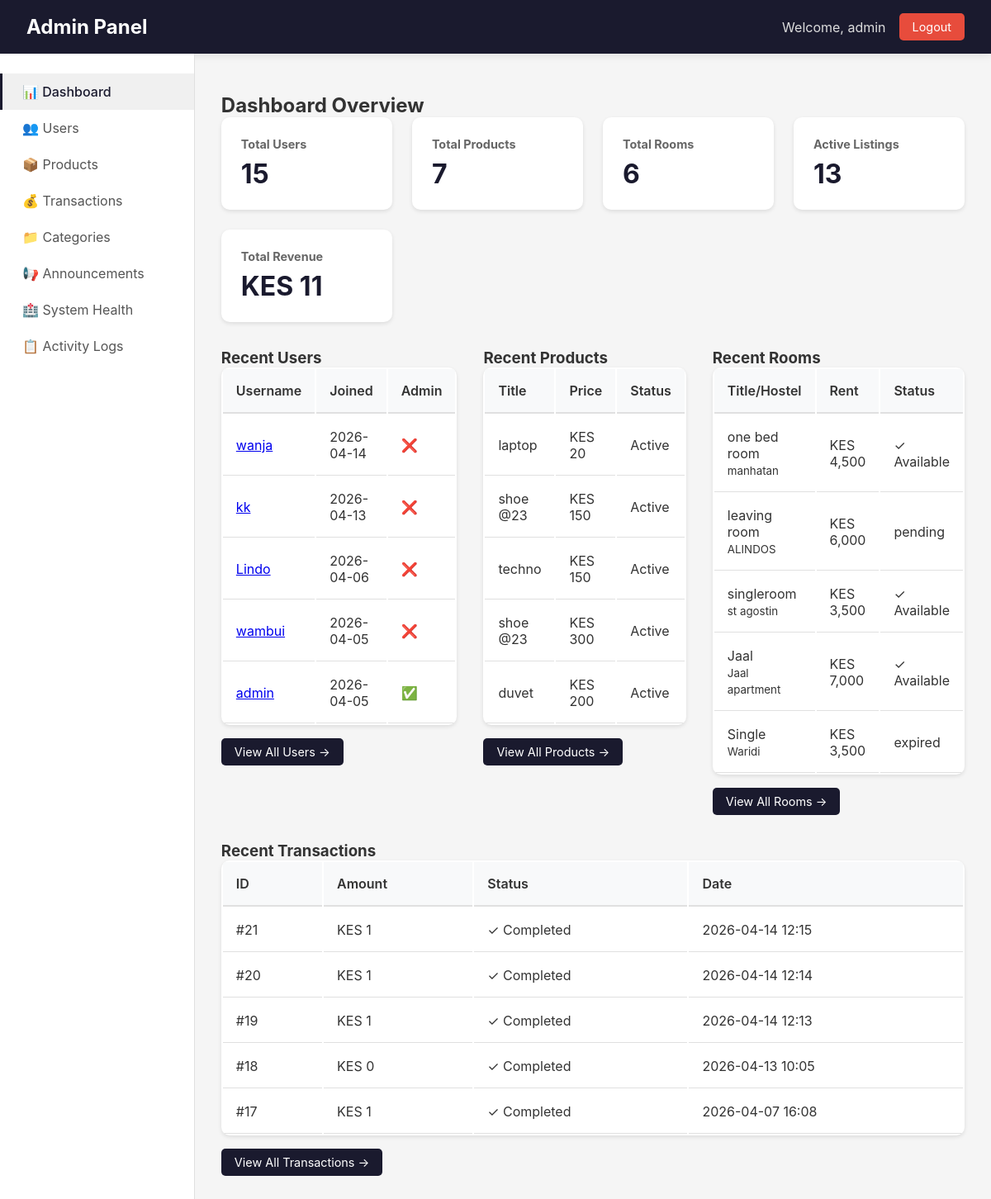
Before: /admin/ (signed in) with the older database file.
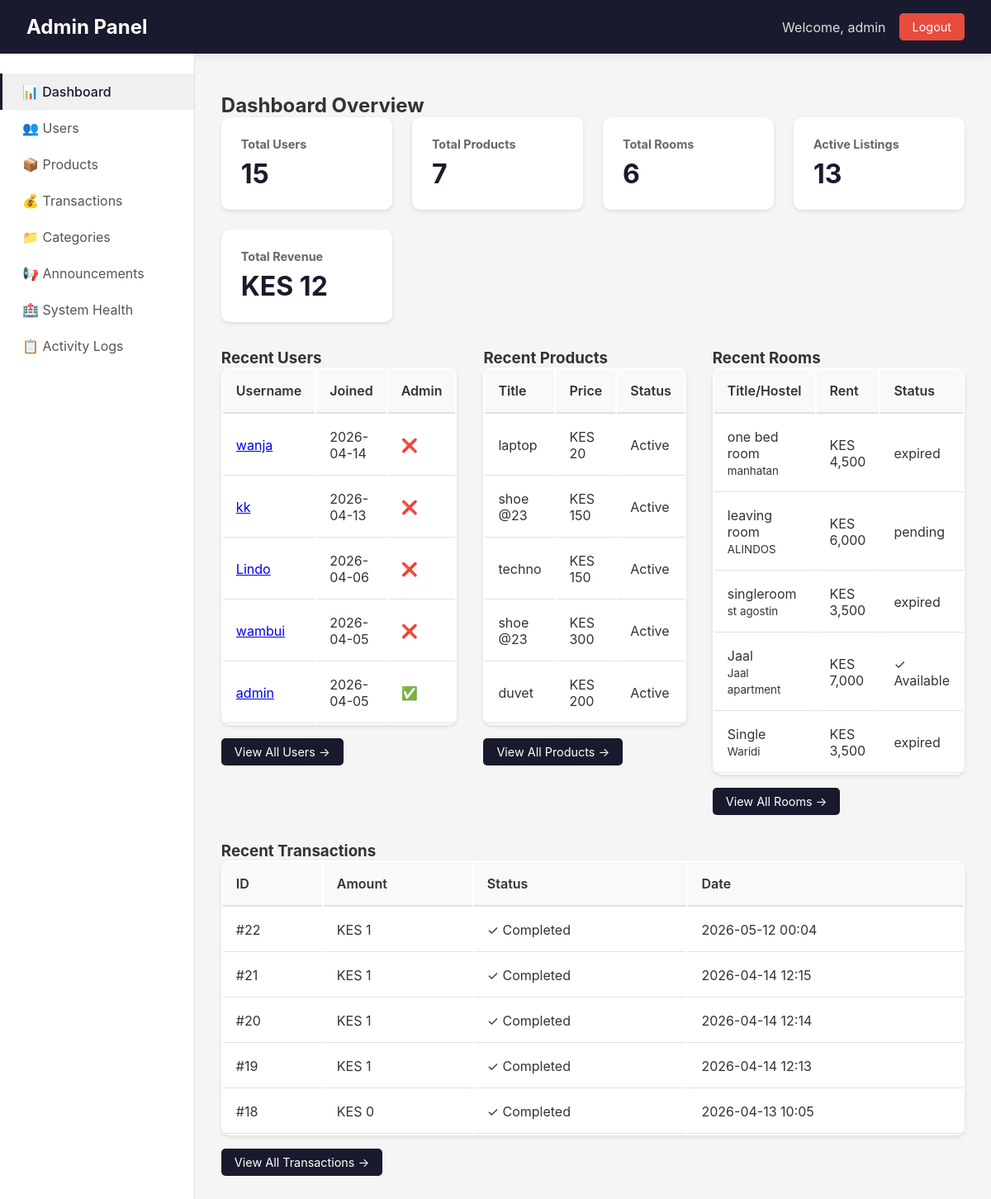
After: the same page with the newer database file.
### app/models.py (models this page shows, shortened)
class User(UserMixin, db.Model):
    __tablename__ = 'users'
    id = db.Column(db.Integer, primary_key=True)
    username = db.Column(db.String(80), unique=True, nullable=False)
    email = db.Column(db.String(120), unique=True, nullable=False)
    password_hash = db.Column(db.String(256))
    phone = db.Column(db.String(20))
    created_at = db.Column(db.DateTime, default=datetime.utcnow)
    google_id = db.Column(db.String(100), unique=True, nullable=True)
    profile_picture = db.Column(db.String(500), nullable=True)
    products = db.relationship('Product',
        foreign_keys='Product.seller_id',
        back_populates='seller',
        lazy=True
    )
    payments = db.relationship('Payment',
        back_populates='payment_user',
        lazy=True
    )
    phone_number = db.Column(db.String(20))
    campus_location = db.Column(db.String(100))
    hostel_name = db.Column(db.String(100))
    hostel_room = db.Column(db.String(20))
    whatsapp_number = db.Column(db.String(20))
    show_contact_details = db.Column(db.Boolean, default=True)
    contact_preference = db.Column(db.String(20), default='whatsapp')
    is_admin = db.Column(db.Boolean, default=False)
    conversations_as_buyer = db.relationship('Chat',
        foreign_keys='Chat.buyer_id',
        back_populates='buyer',
        lazy=True,
        cascade='all, delete-orphan'
    )
    conversations_as_seller = db.relationship('Chat',
        foreign_keys='Chat.seller_id',
        back_populates='seller',
        lazy=True,
        cascade='all, delete-orphan'
    )
    sent_messages = db.relationship('Message',
        foreign_keys='Message.sender_id',
        back_populates='sender',
        lazy=True,
        cascade='all, delete-orphan'
    )
    sent_offers = db.relationship('Offer',
        foreign_keys='Offer.buyer_id',
        back_populates='offer_buyer',
        lazy=True
    )
    received_offers = db.relationship('Offer',
        foreign_keys='Offer.seller_id',
        back_populates='offer_seller',
        lazy=True
    )

class Product(db.Model):
    __tablename__ = 'products'
    id = db.Column(db.Integer, primary_key=True)
    title = db.Column(db.String(100), nullable=False)
    description = db.Column(db.Text)
    price = db.Column(db.Float, nullable=False)
    condition = db.Column(db.String(20))
    contact_info = db.Column(db.Text)
    is_fast_moving = db.Column(db.Boolean, default=False)
    is_active = db.Column(db.Boolean, default=True)
    is_sold = db.Column(db.Boolean, default=False)
    Token = db.Column(db.Float, nullable=False)
    category_id = db.Column(db.Integer, db.ForeignKey('categories.id'), nullable=False)
    seller_id = db.Column(db.Integer, db.ForeignKey('users.id'), nullable=False)
    image_group_id = db.Column(db.Integer, db.ForeignKey('product_image_groups.id'), nullable=True)
    created_at = db.Column(db.DateTime, default=datetime.utcnow)
    updated_at = db.Column(db.DateTime, default=datetime.utcnow, onupdate=datetime.utcnow)
    hostel_name = db.Column(db.String(100), nullable=False, default='')
    location = db.Column(db.String(100), nullable=False, default='')
    leave_date = db.Column(db.DateTime, nullable=False, default=datetime.utcnow)
    room_type = db.Column(db.String(20), default='single')
    deposit = db.Column(db.Float, default=0)
    commission_percentage = db.Column(db.Float, default=0)
    is_commission_listing = db.Column(db.Boolean, default=False)
    status = db.Column(db.String(20), default='available')
    agreement_user_id = db.Column(db.Integer, db.ForeignKey('users.id'), nullable=True)
    agreement_expires_at = db.Column(db.DateTime, nullable=True)
    booked_at = db.Column(db.DateTime, nullable=True)
    total_unlocks = db.Column(db.Integer, default=0)
    last_interest_update = db.Column(db.DateTime, default=datetime.utcnow)
    payments = db.relationship('Payment', back_populates='product', lazy=True, cascade="all, delete-orphan")
    chats = db.relationship('Chat', back_populates='product', lazy=True, cascade='all, delete-orphan')
    offers = db.relationship('Offer', back_populates='product', lazy=True, cascade='all, delete-orphan')
    unlocks = db.relationship(
    'ProductUnlock',
    back_populates='product',
    cascade='all, delete-orphan'
)
    notifications = db.relationship(
    'Notification',
    back_populates='product',
    cascade='all, delete-orphan'
)
    agreement_user = db.relationship('User', foreign_keys=[agreement_user_id])
    category = db.relationship('Category', back_populates='products')
    seller = db.relationship('User', foreign_keys=[seller_id], back_populates='products')
    image_group = db.relationship('ProductImageGroup', back_populates='product')

class ProductUnlock(db.Model):
    __tablename__ = 'product_unlocks'
    id = db.Column(db.Integer, primary_key=True)
    user_id = db.Column(db.Integer, db.ForeignKey('users.id'), nullable=False)
    product_id = db.Column(db.Integer, db.ForeignKey('products.id'), nullable=False)
    seller_id = db.Column(db.Integer, db.ForeignKey('users.id'), nullable=False)
    amount = db.Column(db.Float, nullable=False)
    phone_number = db.Column(db.String(20))
    checkout_request_id = db.Column(db.String(100), unique=True)
    merchant_request_id = db.Column(db.String(100))
    mpesa_receipt_number = db.Column(db.String(50))
    status = db.Column(db.String(20), default='pending')
    created_at = db.Column(db.DateTime, default=datetime.utcnow)
    completed_at = db.Column(db.DateTime)
    unlocked_at = db.Column(db.DateTime)
    user = db.relationship('User', foreign_keys=[user_id], backref='unlocked_products')
    product = db.relationship('Product', back_populates='unlocks')
    seller = db.relationship('User', foreign_keys=[seller_id], backref='buyer_unlocks')
    chat = db.relationship('Chat', back_populates='unlock', lazy=True, uselist=False)

### app/admin/routes.py (the view)
@admin_bp.route('/')
@login_required
@admin_required
def dashboard():
    total_users = User.query.count()
    total_products = Product.query.filter(
        (Product.hostel_name == '') | (Product.hostel_name.is_(None))
    ).count()
    total_rooms = Product.query.filter(
        Product.hostel_name != '',
        Product.hostel_name.isnot(None)
    ).count()
    active_products = Product.query.filter_by(is_active=True, is_sold=False).count()
    total_revenue = db.session.query(func.sum(ProductUnlock.amount)).filter_by(status='completed').scalar() or 0
    recent_users = User.query.order_by(User.created_at.desc()).limit(5).all()
    recent_products = Product.query.filter(
        (Product.hostel_name == '') | (Product.hostel_name.is_(None))
    ).order_by(Product.created_at.desc()).limit(5).all()
    recent_rooms = Product.query.filter(
        Product.hostel_name != '',
        Product.hostel_name.isnot(None)
    ).order_by(Product.created_at.desc()).limit(5).all()
    recent_transactions = ProductUnlock.query.filter_by(status='completed').order_by(ProductUnlock.completed_at.desc()).limit(5).all()
    return render_template('admin/dashboard.html',
                         total_users=total_users,
                         total_products=total_products,
                         total_rooms=total_rooms,
                         active_products=active_products,
                         total_revenue=total_revenue,
                         recent_users=recent_users,
                         recent_products=recent_products,
                         recent_rooms=recent_rooms,
                         recent_transactions=recent_transactions)

### app/admin/routes.py (called while the page is built)
def admin_required(f):
    @wraps(f)
    def decorated_function(*args, **kwargs):
        if not current_user.is_authenticated:
            flash('Please login to access admin area.', 'warning')
            return redirect(url_for('auth.login'))
        if not current_user.is_admin:
            flash('Admin access required.', 'error')
            return redirect(url_for('main.index'))
        return f(*args, **kwargs)
    return decorated_function

### app/models.py (called while the page is built)
@login_manager.user_loader
def load_user(user_id):
    return User.query.get(int(user_id))

### app/templates/admin/dashboard.html (shortened to what this page needs)
{% extends "admin/base.html" %}
{% block content %}
<h2>Dashboard Overview</h2>
<div class="stats-grid">
    <div class="stat-card">
        <h3>Total Users</h3>
        <div class="value">{{ total_users }}</div>
    </div>
    <div class="stat-card">
        <h3>Total Products</h3>
        <div class="value">{{ total_products }}</div>
    </div>
    <div class="stat-card">
        <h3>Total Rooms</h3>
        <div class="value">{{ total_rooms }}</div>
    </div>
    <div class="stat-card">
        <h3>Active Listings</h3>
        <div class="value">{{ active_products }}</div>
    </div>
    <div class="stat-card">
        <h3>Total Revenue</h3>
        <div class="value">KES {{ "{:,.0f}".format(total_revenue) }}</div>
    </div>
</div>
<div style="display: grid; grid-template-columns: repeat(3, 1fr); gap: 2rem; margin-top: 2rem;">
    <div>
        <h3>Recent Users</h3>
        <table class="data-table">
            <thead><tr><th>Username</th><th>Joined</th><th>Admin</th></tr></thead>
            <tbody>
                {% for user in recent_users %}
                <tr>
                    <td><a href="{{ url_for('admin.user_detail', user_id=user.id) }}">{{ user.username }}</a></td>
                    <td>{{ user.created_at.strftime('%Y-%m-%d') }}</td>
                    <td>{% if user.is_admin %}✅{% else %}❌{% endif %}</td>
                </tr>
                {% endfor %}
            </tbody>
        </table>
        <div style="margin-top: 1rem;"><a href="{{ url_for('admin.users') }}" class="btn btn-primary">View All Users →</a></div>
    </div>
    <div>
        <h3>Recent Products</h3>
        <table class="data-table">
            <thead><tr><th>Title</th><th>Price</th><th>Status</th></tr></thead>
            <tbody>
                {% for product in recent_products %}
                <tr>
                    <td>{{ product.title[:25] }}</td>
                    <td>KES {{ "{:,.0f}".format(product.price) }}</td>
                    <td>{% if product.is_sold %}Sold{% else %}Active{% endif %}</td>
                </tr>
                {% endfor %}
            </tbody>
        </table>
        <div style="margin-top: 1rem;"><a href="{{ url_for('admin.products') }}" class="btn btn-primary">View All Products →</a></div>
    </div>
    <div>
        <h3>Recent Rooms</h3>
        <table class="data-table">
            <thead><tr><th>Title/Hostel</th><th>Rent</th><th>Status</th></tr></thead>
            <tbody>
                {% for room in recent_rooms %}
                <tr>
                    <td>{{ room.title[:20] }}<br><small>{{ room.hostel_name }}</small></td>
                    <td>KES {{ "{:,.0f}".format(room.price) }}</td>
                    <td>{% if room.status == 'available' %}✓ Available{% elif room.status == 'booked' %}📅 Booked{% else %}{{ room.status }}{% endif %}</td>
                </tr>
                {% endfor %}
            </tbody>
        </table>
        <div style="margin-top: 1rem;"><a href="{{ url_for('admin.rooms') }}" class="btn btn-primary">View All Rooms →</a></div>
    </div>
</div>
<div style="margin-top: 2rem;">
    <h3>Recent Transactions</h3>
    <table class="data-table">
        <thead><tr><th>ID</th><th>Amount</th><th>Status</th><th>Date</th></tr></thead>
        <tbody>
            {% for tx in recent_transactions %}
            <tr>
                <td>#{{ tx.id }}</td>
                <td>KES {{ "{:,.0f}".format(tx.amount) }}</td>
                <td>{% if tx.status == 'completed' %}✓ Completed{% else %}{{ tx.status }}{% endif %}</td>
                <td>{{ (tx.completed_at or tx.created_at).strftime('%Y-%m-%d %H:%M') }}</td>
            </tr>
            {% endfor %}
        </tbody>
    </table>
    <div style="margin-top: 1rem;"><a href="{{ url_for('admin.transactions') }}" class="btn btn-primary">View All Transactions →</a></div>
</div>
{% endblock %}

### app/templates/admin/base.html (shortened to what this page needs)
<!DOCTYPE html>
<html lang="en">
<head>
</head>
<body>
    <header class="admin-header">
        <h1><a href="{{ url_for('admin.dashboard') }}">Admin Panel</a></h1>
        <div class="admin-user">
            <span>Welcome, {{ current_user.username }}</span>
            <a href="{{ url_for('auth.logout') }}" class="logout-btn">Logout</a>
        </div>
    </header>
    <div class="admin-container">
        <nav class="admin-sidebar">
            <a href="{{ url_for('admin.dashboard') }}" class="{% if request.endpoint == 'admin.dashboard' %}active{% endif %}">
                📊 Dashboard
            </a>
            <a href="{{ url_for('admin.users') }}" class="{% if request.endpoint == 'admin.users' or request.endpoint == 'admin.user_detail' %}active{% endif %}">
                👥 Users
            </a>
            <a href="{{ url_for('admin.products') }}" class="{% if request.endpoint == 'admin.products' %}active{% endif %}">
                📦 Products
            </a>
            <a href="{{ url_for('admin.transactions') }}" class="{% if request.endpoint == 'admin.transactions' %}active{% endif %}">
                💰 Transactions
            </a>
            <a href="{{ url_for('admin.categories') }}" class="{% if request.endpoint == 'admin.categories' %}active{% endif %}">
                📁 Categories
            </a>
            <a href="{{ url_for('announcements.admin') }}" class="{% if request.endpoint == 'announcements.admin' %}active{% endif %}">
    📢 Announcements
</a>
<a href="{{ url_for('admin.system_health') }}" class="{% if request.endpoint == 'admin.system_health' %}active{% endif %}">
    🏥 System Health
</a>
<a href="{{ url_for('admin.admin_logs') }}" class="{% if request.endpoint == 'admin.admin_logs' %}active{% endif %}">
    📋 Activity Logs
</a>
        </nav>
        <main class="admin-content">
            {% block content %}{% endblock %}
        </main>
    </div>
</body>
</html>

Changed rows visible on the page:
no longer on this page (row unchanged): ProductUnlock: id "17", amount "1", status "✓ Completed", completed_at "2026-04-07 16:08"
changed Product "one bed room": status (not shown) → "expired"; no longer shows "✓ Available"
changed Product "singleroom": status (not shown) → "expired"; no longer shows "✓ Available"
added ProductUnlock: id "22", amount "1", status "✓ Completed", completed_at "2026-05-12 00:04"
Other visible differences:
{{ "{:,.0f}".format(total_revenue) }}: "11" → "12"
